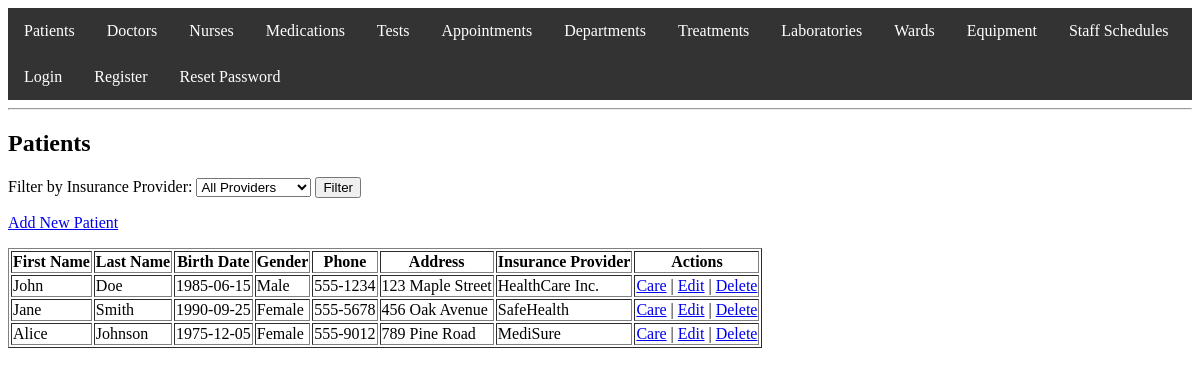
The app's page /patient/view_patients.php with its own data.
### tables this page shows
CREATE TABLE Patients (
                          patient_id INT PRIMARY KEY AUTO_INCREMENT,
                          user_id INT DEFAULT NULL,
                          first_name VARCHAR(50),
                          last_name VARCHAR(50),
                          birth_date DATE,
                          gender ENUM('Male', 'Female', 'Other'),
                          address TEXT,
                          phone VARCHAR(15),
                          insurance_id INT,
                          FOREIGN KEY (user_id) REFERENCES Users(user_id) ON DELETE SET NULL,
                          FOREIGN KEY (insurance_id) REFERENCES Insurance(insurance_id)
);

CREATE TABLE Insurance (
                           insurance_id INT PRIMARY KEY AUTO_INCREMENT,
                           provider_name VARCHAR(50),
                           policy_number VARCHAR(50),
                           coverage_details TEXT
);

### patient/view_patients.php (the view, shortened to what this page needs)
<?php
include '../auth.php';
include '../header.php';
$sql = "SELECT
            Patients.first_name,
            Patients.last_name,
            Patients.birth_date,
            Patients.gender,
            Patients.phone,
            Patients.address,
            Insurance.provider_name,
            Patients.patient_id
        FROM Patients
        LEFT JOIN Insurance ON Patients.insurance_id = Insurance.insurance_id";
$stmt = $conn->prepare($sql);
$stmt->execute();
$result = $stmt->get_result();
?>
<h2>Patients</h2>
<form method="GET" action="">
    <label for="insurance_provider">Filter by Insurance Provider:</label>
    <select name="insurance_provider" id="insurance_provider">
        <option value="">All Providers</option>
    </select>
    <button type="submit">Filter</button>
</form>
<p><a href="add_patient_form.php" class="button">Add New Patient</a></p>
<table border="1">
    <tr>
        <th>First Name</th>
        <th>Last Name</th>
        <th>Birth Date</th>
        <th>Gender</th>
        <th>Phone</th>
        <th>Address</th>
        <th>Insurance Provider</th>
        <th>Actions</th>
    </tr>
    <?php while ($row = $result->fetch_assoc()): ?>
        <tr>
            <td><?php echo htmlspecialchars($row['first_name']); ?></td>
            <td><?php echo htmlspecialchars($row['last_name']); ?></td>
            <td><?php echo htmlspecialchars($row['birth_date']); ?></td>
            <td><?php echo htmlspecialchars($row['gender']); ?></td>
            <td><?php echo htmlspecialchars($row['phone']); ?></td>
            <td><?php echo htmlspecialchars($row['address']); ?></td>
            <td><?php echo htmlspecialchars($row['provider_name'] ?? 'N/A'); ?></td>
            <td>
                <a href="patient_care.php?id=<?php echo $row['patient_id']; ?>">Care</a> |
                <a href="edit_patient_form.php?id=<?php echo $row['patient_id']; ?>">Edit</a> |
                <a href="delete_patient.php?id=<?php echo $row['patient_id']; ?>">Delete</a>
            </td>
        </tr>
    <?php endwhile; ?>
</table>
<?php
include '../footer.php';
?>

### records on screen
patients: first_name "John", last_name "Doe", birth_date "1985-06-15", gender "Male", phone "555-1234", address "123 Maple Street", insurance.provider_name "HealthCare Inc."
patients: first_name "Jane", last_name "Smith", birth_date "1990-09-25", gender "Female", phone "555-5678", address "456 Oak Avenue", insurance.provider_name "SafeHealth"
patients: first_name "Alice", last_name "Johnson", birth_date "1975-12-05", gender "Female", phone "555-9012", address "789 Pine Road", insurance.provider_name "MediSure"
